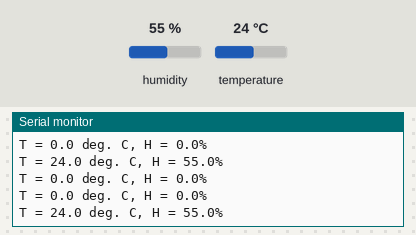
This sketch was run on a simulated Arduino Uno, built with avr-gcc and run on an emulated ATmega328P. On the bench: the last lines printed to the serial monitor. Inputs (shaded band) come from the test bench; at power-on: humidity 55 %, temperature 24 °C.

Above: at 6.8 s.
6.9 s: humidity set to 22 %
At 7.8 s:
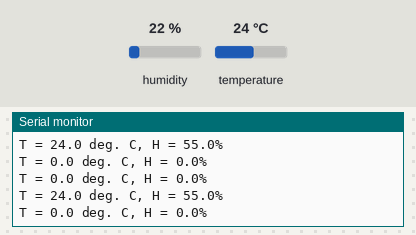
11.4 s: temperature set to 12 °C
At 12.8 s:
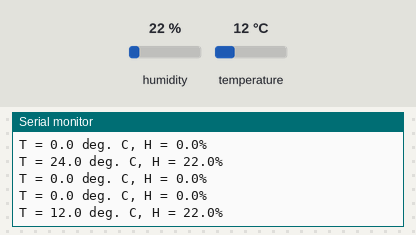
15.9 s: humidity set to 40 %
At 16.8 s:
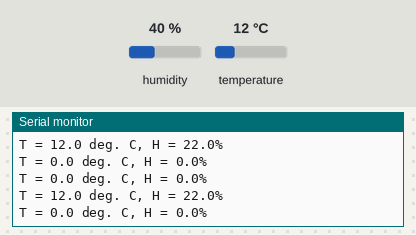
Timing chart, 0 to 18.9 s (numbered marks = the images above; inputs shaded):
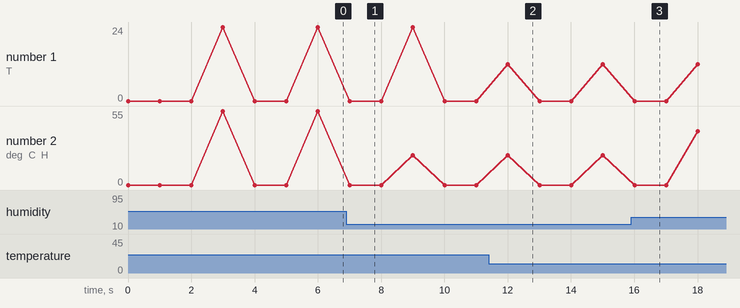

Measured:
- after the input at 11.4 s, the serial monitor: prints a new line after 0.61 s (image 2)
- plotted number 1: 0 → 12 after the input at 11.4 s

The sketch:

temp_humidity_sensor.ino
```cpp
#include <dht_nonblocking.h>
#define DHT_SENSOR_TYPE DHT_TYPE_11

static const int DHT_SENSOR_PIN = 2;
DHT_nonblocking dht_sensor(DHT_SENSOR_PIN, DHT_SENSOR_TYPE);

void setup() {
  Serial.begin(9600);
}

// static bool measure_environment(float *temperature, float *humidity) {
//   static unsigned long measurement_timestamp = millis();
//   if (millis() - measurement_timestamp > 3000ul) {
//   if (dht_sensor.measure(temperature, humidity) == true) {
//   measurement_timestamp = millis();
//   return (true);
//   }
// }
// return (false);
// }

void loop() {
  float temperature;
  float humidity;
  //if (measure_environment(&temperature, &humidity) == true) {
  dht_sensor.measure(&temperature, &humidity);
  Serial.print("T = ");
  Serial.print(temperature, 1);
  Serial.print(" deg. C, H = ");
  Serial.print(humidity, 1);
  Serial.println("%");
  delay(1000);
}
```
